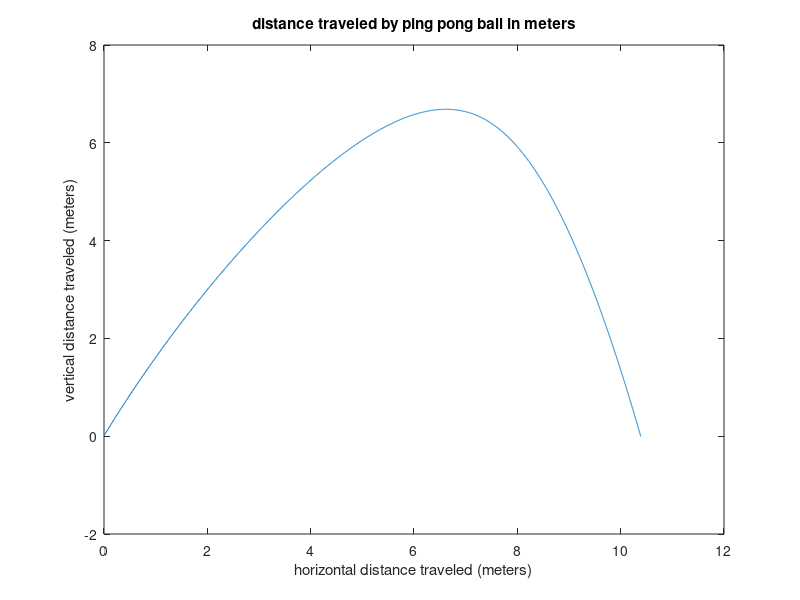

Source code (MATLAB):
% Create a program to plot the motion of the ping pong ball with drag. 
% The program will take inputs for velocity in m/s and angle of launch.
% note that with a high speed camera I estmated a launch speed for a ping
% pong ball could be 30 m/s.

%--------------------------------------------------------------------------
% WRITTED BY DR. JULIE WHITNEY
% MODIFIED BY TEAM 9 (PING PONG BALLERS) EGR103-003 02/23/20
% Jason S., Brennen M., Griffin D., William Y., Christian S.
%--------------------------------------------------------------------------
vel=30;  %m/s
angle=60;
% convert the degrees into radians so MATLAB likes it
angle=angle*pi/180;

% set initial values (time, distance, mass, gravity, drag) 
x(1)=0; % meters
y(1)=.01;  % meters
time(1)=0; % seconds
mass=.00247; %kg  ping pong ball .00247 Kg
g=-9.8; % m/sec^2
c=.0005; % coefficient of drag with density and area in this constant
index=1; % so I can load an array for plotting

% start to increment the motion and define it component forces
velx=vel*cos(angle);
VelocityX(1)=velx;
vely=vel*sin(angle);
VelocityY(1)=vely;

% set a time step and variable for height
deltaTime=.001; % seconds
height=y(1);

while height>=0 % check that the ball has not hit ground yet 
    index = index+1; % setup and index
    time(index)=time(index-1)+deltaTime;
   
    % *******************************************************
    % break velocity into its components
    velx = vel*cos(angle);
    vely = vel*sin(angle);
    % *******************************************************
    
    
    % *******************************************************
    % use an if/else statement to check to see if the ball is moving 
    % down (negative). If it is, then drag has an opposite sign
    % as gravity in the acceleration formula.  Otherwise gravity
    % and drag have the same sign. Calculate the new acceleration in the y.
    if vely < 0
        adragy = g + (c*vely^2)/mass;
    else
        adragy = g - (c*vely^2)/mass;
    end
    % *******************************************************
    
    % *******************************************************
    % Now calculate the acceleration in the x .
    adragx = (-c*velx^2)/mass;
    % *******************************************************
    
    
    % *****************************************************
    % calculate the new velocity at the end of the time step
    % this will have X and Y components, so you need a variable
    % for each.  One is velFinalX and the other is velFinalY.
    velFinalX = velx + adragx*deltaTime;
    velFinalY = vely + adragy*deltaTime;
    % *******************************************************
   
    
    % ******************************************************
    % Get a new velocity vector and angle given the X and Y
    % The velocity is the variable "vel" and angle is "angle"
    vel = sqrt(velFinalX^2 + velFinalY^2);
    angle = atan(velFinalY/velFinalX);
    %*******************************************************
    
    % now save my values at this time step
    VelocityX(index)=velFinalX;
    VelocityY(index)=velFinalY;
    
    % and distance numbers
    distX=velx*deltaTime;
    distY=vely*deltaTime;
    
    % save distance values 
    x(index)=x(index-1)+distX;
    y(index)=y(index-1)+distY;
    height=y(index);
   
end

plot(x,y)
title('distance traveled by ping pong ball in meters')
xlabel('horizontal distance traveled (meters)')
ylabel('vertical distance traveled (meters)')
